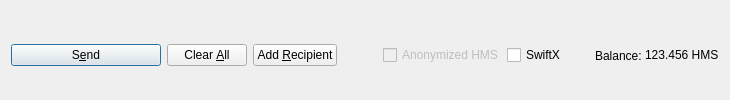
         <widget class="QFrame" name="frame_Send">
          <layout class="QHBoxLayout" name="horizontalLayout">
           <property name="bottomMargin">
            <number>0</number>
           </property>
           <item>
            <widget class="QPushButton" name="sendButton">
             <property name="minimumSize">
              <size>
               <width>150</width>
               <height>0</height>
              </size>
             </property>
             <property name="toolTip">
              <string>Confirm the send action</string>
             </property>
             <property name="text">
              <string>S&amp;end</string>
             </property>
             <property name="icon">
              <iconset resource="../humanus.qrc">
               <normaloff>:/icons/send</normaloff>:/icons/send</iconset>
             </property>
             <property name="autoDefault">
              <bool>false</bool>
             </property>
             <property name="default">
              <bool>true</bool>
             </property>
            </widget>
           </item>
           <item>
            <widget class="QPushButton" name="clearButton">
             <property name="sizePolicy">
              <sizepolicy hsizetype="Minimum" vsizetype="Fixed">
               <horstretch>0</horstretch>
               <verstretch>0</verstretch>
              </sizepolicy>
             </property>
             <property name="toolTip">
              <string>Clear all fields of the form.</string>
             </property>
             <property name="text">
              <string>Clear &amp;All</string>
             </property>
             <property name="icon">
              <iconset resource="../humanus.qrc">
               <normaloff>:/icons/remove</normaloff>:/icons/remove</iconset>
             </property>
             <property name="autoDefault">
              <bool>false</bool>
             </property>
            </widget>
           </item>
           <item>
            <widget class="QPushButton" name="addButton">
             <property name="toolTip">
              <string>Send to multiple recipients at once</string>
             </property>
             <property name="text">
              <string>Add &amp;Recipient</string>
             </property>
             <property name="icon">
              <iconset resource="../humanus.qrc">
               <normaloff>:/icons/add</normaloff>:/icons/add</iconset>
             </property>
             <property name="autoDefault">
              <bool>false</bool>
             </property>
            </widget>
           </item>
           <item>
            <spacer name="horizontalSpacer">
             <property name="orientation">
              <enum>Qt::Horizontal</enum>
             </property>
             <property name="sizeHint" stdset="0">
              <size>
               <width>40</width>
               <height>20</height>
              </size>
             </property>
            </spacer>
           </item>
           <item>
            <layout class="QHBoxLayout" name="horizontalLayout_2">
             <property name="spacing">
              <number>3</number>
             </property>
             <item>
              <widget class="QCheckBox" name="checkzHMS">
               <property name="enabled">
                <bool>false</bool>
               </property>
               <property name="text">
                <string>Anonymized HMS</string>
               </property>
              </widget>
             </item>
             <item>
              <widget class="QCheckBox" name="checkSwiftTX">
               <property name="enabled">
                <bool>true</bool>
               </property>
               <property name="minimumSize">
                <size>
                 <width>85</width>
                 <height>0</height>
                </size>
               </property>
               <property name="text">
                <string>SwiftX</string>
               </property>
              </widget>
             </item>
             <item>
              <widget class="QLabel" name="label">
               <property name="text">
                <string>Balance:</string>
               </property>
              </widget>
             </item>
             <item>
              <widget class="QLabel" name="labelBalance">
               <property name="sizePolicy">
                <sizepolicy hsizetype="Preferred" vsizetype="Fixed">
                 <horstretch>0</horstretch>
                 <verstretch>0</verstretch>
                </sizepolicy>
               </property>
               <property name="cursor">
                <cursorShape>IBeamCursor</cursorShape>
               </property>
               <property name="text">
                <string notr="true">123.456 HMS</string>
               </property>
               <property name="textInteractionFlags">
                <set>Qt::LinksAccessibleByMouse|Qt::TextSelectableByKeyboard|Qt::TextSelectableByMouse</set>
               </property>
              </widget>
             </item>
            </layout>
           </item>
          </layout>
         </widget>
